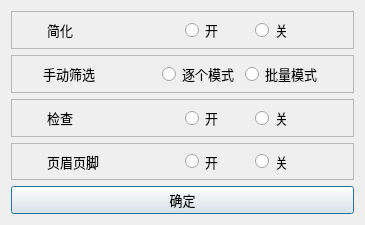
<?xml version="1.0" encoding="UTF-8"?>
<ui version="4.0">
 <class>Dialog</class>
 <widget class="QDialog" name="Dialog">
  <property name="geometry">
   <rect>
    <x>0</x>
    <y>0</y>
    <width>365</width>
    <height>225</height>
   </rect>
  </property>
  <property name="sizePolicy">
   <sizepolicy hsizetype="Fixed" vsizetype="Fixed">
    <horstretch>0</horstretch>
    <verstretch>0</verstretch>
   </sizepolicy>
  </property>
  <property name="minimumSize">
   <size>
    <width>365</width>
    <height>225</height>
   </size>
  </property>
  <property name="maximumSize">
   <size>
    <width>365</width>
    <height>225</height>
   </size>
  </property>
  <property name="windowTitle">
   <string>模式设置</string>
  </property>
  <property name="windowIcon">
   <iconset resource="../Resources/res.qrc">
    <normaloff>:/icon.ico</normaloff>:/icon.ico</iconset>
  </property>
  <layout class="QVBoxLayout" name="verticalLayout" stretch="2,2,2,2,1">
   <item>
    <widget class="QFrame" name="frame">
     <property name="frameShape">
      <enum>QFrame::StyledPanel</enum>
     </property>
     <property name="frameShadow">
      <enum>QFrame::Raised</enum>
     </property>
     <layout class="QHBoxLayout" name="horizontalLayout_2" stretch="1,3,2,5,1">
      <item>
       <spacer name="horizontalSpacer">
        <property name="orientation">
         <enum>Qt::Horizontal</enum>
        </property>
        <property name="sizeHint" stdset="0">
         <size>
          <width>13</width>
          <height>20</height>
         </size>
        </property>
       </spacer>
      </item>
      <item>
       <widget class="QLabel" name="label">
        <property name="sizePolicy">
         <sizepolicy hsizetype="Expanding" vsizetype="Expanding">
          <horstretch>0</horstretch>
          <verstretch>0</verstretch>
         </sizepolicy>
        </property>
        <property name="font">
         <font>
          <family>黑体</family>
          <pointsize>10</pointsize>
         </font>
        </property>
        <property name="text">
         <string>简化</string>
        </property>
       </widget>
      </item>
      <item>
       <spacer name="horizontalSpacer_2">
        <property name="orientation">
         <enum>Qt::Horizontal</enum>
        </property>
        <property name="sizeHint" stdset="0">
         <size>
          <width>13</width>
          <height>20</height>
         </size>
        </property>
       </spacer>
      </item>
      <item>
       <layout class="QHBoxLayout" name="horizontalLayout">
        <item>
         <widget class="QRadioButton" name="radioButton">
          <property name="sizePolicy">
           <sizepolicy hsizetype="Expanding" vsizetype="Expanding">
            <horstretch>0</horstretch>
            <verstretch>0</verstretch>
           </sizepolicy>
          </property>
          <property name="font">
           <font>
            <family>黑体</family>
            <pointsize>10</pointsize>
           </font>
          </property>
          <property name="text">
           <string>开</string>
          </property>
         </widget>
        </item>
        <item>
         <widget class="QRadioButton" name="radioButton_2">
          <property name="sizePolicy">
           <sizepolicy hsizetype="Expanding" vsizetype="Expanding">
            <horstretch>0</horstretch>
            <verstretch>0</verstretch>
           </sizepolicy>
          </property>
          <property name="font">
           <font>
            <family>黑体</family>
            <pointsize>10</pointsize>
           </font>
          </property>
          <property name="text">
           <string>关</string>
          </property>
         </widget>
        </item>
       </layout>
      </item>
      <item>
       <spacer name="horizontalSpacer_3">
        <property name="orientation">
         <enum>Qt::Horizontal</enum>
        </property>
        <property name="sizeHint" stdset="0">
         <size>
          <width>13</width>
          <height>20</height>
         </size>
        </property>
       </spacer>
      </item>
     </layout>
    </widget>
   </item>
   <item>
    <widget class="QFrame" name="frame_2">
     <property name="frameShape">
      <enum>QFrame::StyledPanel</enum>
     </property>
     <property name="frameShadow">
      <enum>QFrame::Raised</enum>
     </property>
     <layout class="QHBoxLayout" name="horizontalLayout_3" stretch="1,3,2,5,1">
      <item>
       <spacer name="horizontalSpacer_4">
        <property name="orientation">
         <enum>Qt::Horizontal</enum>
        </property>
        <property name="sizeHint" stdset="0">
         <size>
          <width>13</width>
          <height>20</height>
         </size>
        </property>
       </spacer>
      </item>
      <item>
       <widget class="QLabel" name="label_2">
        <property name="sizePolicy">
         <sizepolicy hsizetype="Expanding" vsizetype="Expanding">
          <horstretch>0</horstretch>
          <verstretch>0</verstretch>
         </sizepolicy>
        </property>
        <property name="font">
         <font>
          <family>黑体</family>
          <pointsize>10</pointsize>
         </font>
        </property>
        <property name="text">
         <string>手动筛选</string>
        </property>
       </widget>
      </item>
      <item>
       <spacer name="horizontalSpacer_5">
        <property name="orientation">
         <enum>Qt::Horizontal</enum>
        </property>
        <property name="sizeHint" stdset="0">
         <size>
          <width>13</width>
          <height>20</height>
         </size>
        </property>
       </spacer>
      </item>
      <item>
       <layout class="QHBoxLayout" name="horizontalLayout_4">
        <item>
         <widget class="QRadioButton" name="radioButton_3">
          <property name="sizePolicy">
           <sizepolicy hsizetype="Expanding" vsizetype="Expanding">
            <horstretch>0</horstretch>
            <verstretch>0</verstretch>
           </sizepolicy>
          </property>
          <property name="font">
           <font>
            <family>黑体</family>
            <pointsize>10</pointsize>
           </font>
          </property>
          <property name="text">
           <string>逐个模式</string>
          </property>
         </widget>
        </item>
        <item>
         <widget class="QRadioButton" name="radioButton_4">
          <property name="sizePolicy">
           <sizepolicy hsizetype="Expanding" vsizetype="Expanding">
            <horstretch>0</horstretch>
            <verstretch>0</verstretch>
           </sizepolicy>
          </property>
          <property name="font">
           <font>
            <family>黑体</family>
            <pointsize>10</pointsize>
           </font>
          </property>
          <property name="text">
           <string>批量模式</string>
          </property>
         </widget>
        </item>
       </layout>
      </item>
      <item>
       <spacer name="horizontalSpacer_6">
        <property name="orientation">
         <enum>Qt::Horizontal</enum>
        </property>
        <property name="sizeHint" stdset="0">
         <size>
          <width>13</width>
          <height>20</height>
         </size>
        </property>
       </spacer>
      </item>
     </layout>
    </widget>
   </item>
   <item>
    <widget class="QFrame" name="frame_3">
     <property name="frameShape">
      <enum>QFrame::StyledPanel</enum>
     </property>
     <property name="frameShadow">
      <enum>QFrame::Raised</enum>
     </property>
     <layout class="QHBoxLayout" name="horizontalLayout_5" stretch="1,3,2,5,1">
      <item>
       <spacer name="horizontalSpacer_7">
        <property name="orientation">
         <enum>Qt::Horizontal</enum>
        </property>
        <property name="sizeHint" stdset="0">
         <size>
          <width>13</width>
          <height>20</height>
         </size>
        </property>
       </spacer>
      </item>
      <item>
       <widget class="QLabel" name="label_3">
        <property name="sizePolicy">
         <sizepolicy hsizetype="Expanding" vsizetype="Expanding">
          <horstretch>0</horstretch>
          <verstretch>0</verstretch>
         </sizepolicy>
        </property>
        <property name="font">
         <font>
          <family>黑体</family>
          <pointsize>10</pointsize>
         </font>
        </property>
        <property name="text">
         <string>检查</string>
        </property>
       </widget>
      </item>
      <item>
       <spacer name="horizontalSpacer_8">
        <property name="orientation">
         <enum>Qt::Horizontal</enum>
        </property>
        <property name="sizeHint" stdset="0">
         <size>
          <width>13</width>
          <height>20</height>
         </size>
        </property>
       </spacer>
      </item>
      <item>
       <layout class="QHBoxLayout" name="horizontalLayout_6">
        <item>
         <widget class="QRadioButton" name="radioButton_5">
          <property name="sizePolicy">
           <sizepolicy hsizetype="Expanding" vsizetype="Expanding">
            <horstretch>0</horstretch>
            <verstretch>0</verstretch>
           </sizepolicy>
          </property>
          <property name="font">
           <font>
            <family>黑体</family>
            <pointsize>10</pointsize>
           </font>
          </property>
          <property name="text">
           <string>开</string>
          </property>
         </widget>
        </item>
        <item>
         <widget class="QRadioButton" name="radioButton_6">
          <property name="sizePolicy">
           <sizepolicy hsizetype="Expanding" vsizetype="Expanding">
            <horstretch>0</horstretch>
            <verstretch>0</verstretch>
           </sizepolicy>
          </property>
          <property name="font">
           <font>
            <family>黑体</family>
            <pointsize>10</pointsize>
           </font>
          </property>
          <property name="text">
           <string>关</string>
          </property>
         </widget>
        </item>
       </layout>
      </item>
      <item>
       <spacer name="horizontalSpacer_9">
        <property name="orientation">
         <enum>Qt::Horizontal</enum>
        </property>
        <property name="sizeHint" stdset="0">
         <size>
          <width>13</width>
          <height>20</height>
         </size>
        </property>
       </spacer>
      </item>
     </layout>
    </widget>
   </item>
   <item>
    <widget class="QFrame" name="frame_4">
     <property name="frameShape">
      <enum>QFrame::StyledPanel</enum>
     </property>
     <property name="frameShadow">
      <enum>QFrame::Raised</enum>
     </property>
     <layout class="QHBoxLayout" name="horizontalLayout_7" stretch="1,3,2,5,1">
      <item>
       <spacer name="horizontalSpacer_10">
        <property name="orientation">
         <enum>Qt::Horizontal</enum>
        </property>
        <property name="sizeHint" stdset="0">
         <size>
          <width>13</width>
          <height>20</height>
         </size>
        </property>
       </spacer>
      </item>
      <item>
       <widget class="QLabel" name="label_4">
        <property name="sizePolicy">
         <sizepolicy hsizetype="Expanding" vsizetype="Expanding">
          <horstretch>0</horstretch>
          <verstretch>0</verstretch>
         </sizepolicy>
        </property>
        <property name="font">
         <font>
          <family>黑体</family>
          <pointsize>10</pointsize>
         </font>
        </property>
        <property name="text">
         <string>页眉页脚</string>
        </property>
       </widget>
      </item>
      <item>
       <spacer name="horizontalSpacer_11">
        <property name="orientation">
         <enum>Qt::Horizontal</enum>
        </property>
        <property name="sizeHint" stdset="0">
         <size>
          <width>13</width>
          <height>20</height>
         </size>
        </property>
       </spacer>
      </item>
      <item>
       <layout class="QHBoxLayout" name="horizontalLayout_8">
        <item>
         <widget class="QRadioButton" name="radioButton_7">
          <property name="sizePolicy">
           <sizepolicy hsizetype="Expanding" vsizetype="Expanding">
            <horstretch>0</horstretch>
            <verstretch>0</verstretch>
           </sizepolicy>
          </property>
          <property name="font">
           <font>
            <family>黑体</family>
            <pointsize>10</pointsize>
           </font>
          </property>
          <property name="text">
           <string>开</string>
          </property>
         </widget>
        </item>
        <item>
         <widget class="QRadioButton" name="radioButton_8">
          <property name="sizePolicy">
           <sizepolicy hsizetype="Expanding" vsizetype="Expanding">
            <horstretch>0</horstretch>
            <verstretch>0</verstretch>
           </sizepolicy>
          </property>
          <property name="font">
           <font>
            <family>黑体</family>
            <pointsize>10</pointsize>
           </font>
          </property>
          <property name="text">
           <string>关</string>
          </property>
         </widget>
        </item>
       </layout>
      </item>
      <item>
       <spacer name="horizontalSpacer_12">
        <property name="orientation">
         <enum>Qt::Horizontal</enum>
        </property>
        <property name="sizeHint" stdset="0">
         <size>
          <width>13</width>
          <height>20</height>
         </size>
        </property>
       </spacer>
      </item>
     </layout>
    </widget>
   </item>
   <item>
    <widget class="QPushButton" name="pushButton">
     <property name="sizePolicy">
      <sizepolicy hsizetype="Expanding" vsizetype="Expanding">
       <horstretch>0</horstretch>
       <verstretch>0</verstretch>
      </sizepolicy>
     </property>
     <property name="font">
      <font>
       <family>黑体</family>
       <pointsize>10</pointsize>
      </font>
     </property>
     <property name="text">
      <string>确定</string>
     </property>
    </widget>
   </item>
  </layout>
 </widget>
 <resources>
  <include location="../Resources/res.qrc"/>
 </resources>
 <connections/>
</ui>
